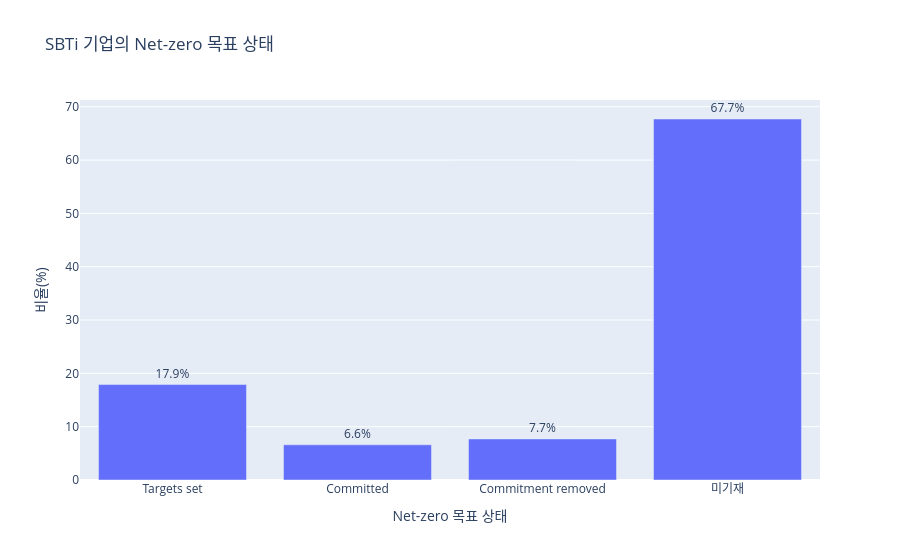

This figure's notebook cell:
### Markdown cell above
### 분석 결과

SBTi에 등록된 기업 중 17.9%가 Net-zero 목표를 설정한 상태였고, 6.6%는 목표 설정을 약속한 단계였다. 반면 67.7%는 Net-zero 상태가 별도로 등록되어 있지 않았다.

Net-zero 상태가 비어 있는 기업의 목표 문구도 추가로 확인한 결과, 대부분 명시적인 Net-zero 목표가 확인되지 않았다. 다만 Avia Pharma AB처럼 목표 문구에는 Net-zero 목표가 있지만 상태 컬럼에는 반영되지 않은 예외 사례도 확인되었다.

따라서 이번 분석에서는 원본 상태값을 그대로 사용하되, 일부 데이터 누락 가능성이 있다는 점을 함께 고려했다.

### Code cell
# Net-zero 목표 상태별 비율 정리
netzero_plot = pd.DataFrame({
    '상태': ['Targets set', 'Committed', 'Commitment removed', '미기재'],
    '비율': [17.9, 6.6, 7.7, 67.7]
})

# 그래프 생성
fig = px.bar(
    netzero_plot,
    x='상태',
    y='비율',
    text='비율',
    title='SBTi 기업의 Net-zero 목표 상태'
)

fig.update_traces(
    texttemplate='%{text}%',
    textposition='outside'
)

fig.update_layout(
    xaxis_title='Net-zero 목표 상태',
    yaxis_title='비율(%)'
)

fig.show()

### Figure 1 — Plotly figure (JSON) as saved in the notebook; plotly's stock layout.template omitted (floating-point values rounded to 4 significant figures)
{"data": [{"hovertemplate": "상태=%{x}<br>비율=%{text}<extra></extra>", "legendgroup": "", "marker": {"color": "#636efa", "pattern": {"shape": ""}}, "name": "", "orientation": "v", "showlegend": false, "text": [17.9, 6.6, 7.7, 67.7], "textposition": "outside", "x": ["Targets set", "Committed", "Commitment removed", "미기재"], "xaxis": "x", "y": [17.9, 6.6, 7.7, 67.7], "yaxis": "y", "type": "bar", "texttemplate": "%{text}%"}], "layout": {"xaxis": {"anchor": "y", "domain": [0.0, 1.0], "title": {"text": "Net-zero 목표 상태"}}, "yaxis": {"anchor": "x", "domain": [0.0, 1.0], "title": {"text": "비율(%)"}}, "legend": {"tracegroupgap": 0}, "title": {"text": "SBTi 기업의 Net-zero 목표 상태"}, "barmode": "relative"}}
